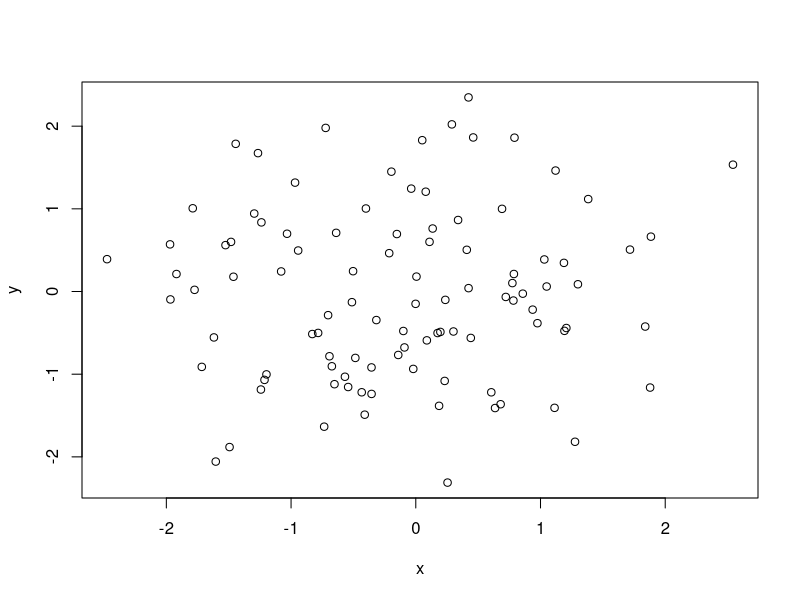

Source code (R):
## ---- chunk 1
x <- rnorm(100)
y <- rnorm(100)

plot(x, y)
